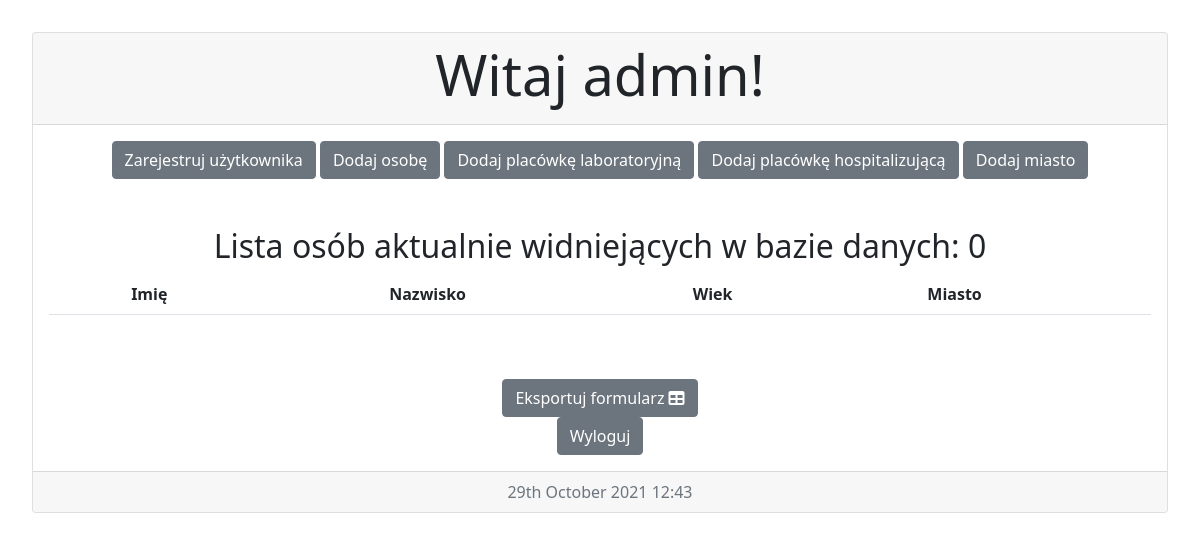
The app's page /covid/main/ (signed in), older data.
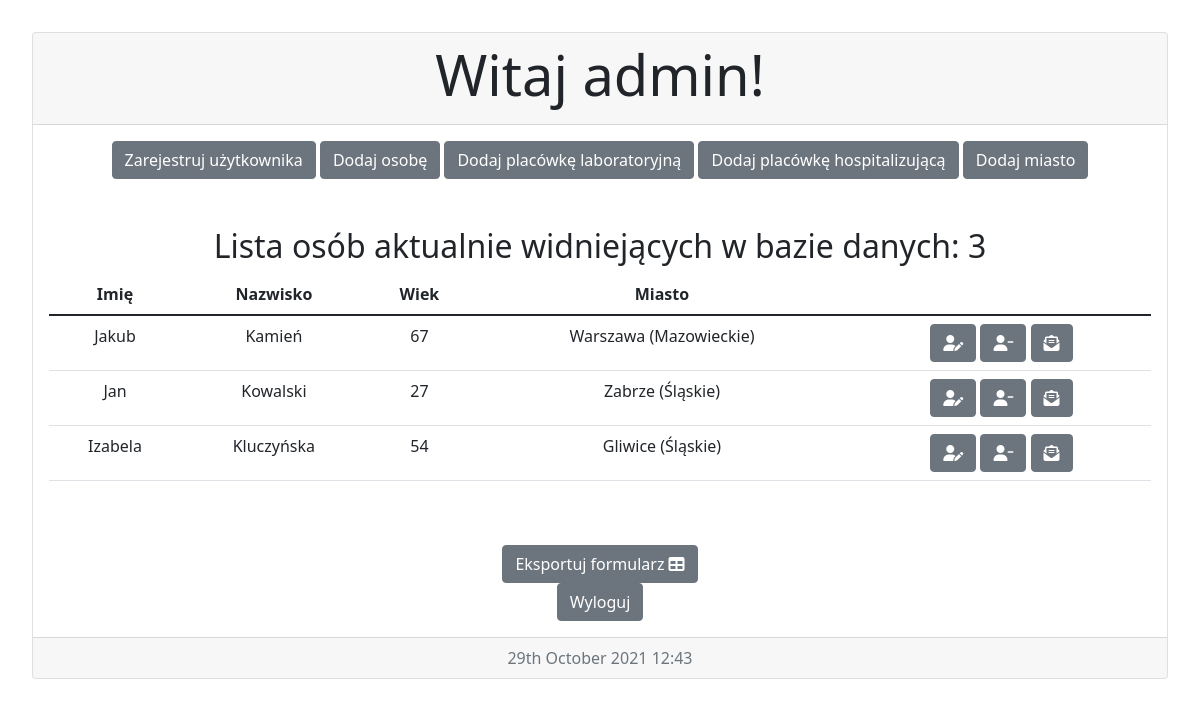
The same page, newer data.
### covid/models.py (models this page shows, shortened)
class Person(models.Model):
    GENDER = {
        (1, 'M'),
        (2, 'K'),
        (3, 'other')
    }
    BINARY = {
        (0, 'Nie'),
        (1, 'Tak')
    }
    name = models.CharField(max_length=32)
    surname = models.CharField(max_length=32)
    gender = models.PositiveSmallIntegerField(choices=GENDER)
    age = models.PositiveSmallIntegerField()
    city = models.ForeignKey(City, on_delete=models.PROTECT, related_name='city')
    telephone_number = PhoneNumberField()
    date_of_received_information = models.DateField(null=True, blank=True)
    date_of_positive_result = models.DateField(null=True, blank=True)
    laboratory_performing_tests = models.ForeignKey(Laboratory, on_delete=models.PROTECT, related_name='laboratory')
    whereabouts = models.ForeignKey(City, on_delete=models.PROTECT, related_name='whereabouts')
    source_of_infection = models.TextField(null=True, blank=True)
    hospitalization = models.PositiveSmallIntegerField(choices=BINARY, default=0)
    hospital = models.ForeignKey(Hospital, on_delete=models.PROTECT, related_name='hospital', null=True, blank=True)
    supervision = models.PositiveSmallIntegerField(choices=BINARY, default=0)
    quarantine = models.PositiveSmallIntegerField(choices=BINARY, default=0)

class City(models.Model):
    name = models.CharField(max_length=32)
    county = models.CharField(max_length=32)
    province = models.CharField(max_length=32)
    def __str__(self):
        return self.name_province()
    def name_province(self):
        return "{} ({})".format(self.name, self.province)

### covid/views.py (the view)
# urls.py: path('main/', main, name='main'),
@login_required
def main(request):
    people = Person.objects.all()
    return render(request, 'main.html', {'people': people})

### templates/main.html (shortened to what this page needs)
{% extends 'pattern.html' %}
{% block page %}
<div class="card text-center">
  <div class="card-header">
    {% if user.is_authenticated %}
      <h2 class="display-4">Witaj {{ user.username }}!</h2>
    {% endif %}
  </div>
  <div class="card-body">
    {% if perms.covid %}
      <a href="{% url 'register' %}" class="btn btn-secondary">Zarejestruj użytkownika </a>  <a href="{% url 'add_person' %}" class="btn btn-secondary">Dodaj osobę</a>  <a href="{% url 'add_laboratory' %}" class="btn btn-secondary">Dodaj placówkę laboratoryjną</a> <a href="{% url 'add_hospital' %}" class="btn btn-secondary">Dodaj placówkę hospitalizującą</a> <a href="{% url 'add_city' %}" class="btn btn-secondary">Dodaj miasto</a> <br>
    {% endif %}
    <br>
    <br>
    <h2>Lista osób aktualnie widniejących w bazie danych: {{ people|length }}</h2>
    <table class="table">
      <thead>
        <tr>
          <th scope="col">Imię</th>
          <th scope="col">Nazwisko</th>
          <th scope="col">Wiek</th>
          <th scope="col">Miasto</th>
          <th scope="col"></th>
        </tr>
      </thead>
      <tbody>
        {% for person in people %}
        <tr>
          <td>{{ person.name }}</td>
          <td>{{ person.surname }}</td>
          <td>{{ person.age }}</td>
          <td>{{ person.city }}</td>
          <td><a href="{% url 'edit_person' person.id %}" class="btn btn-secondary"><i class="fas fa-user-pen"></i></a> <a href="{% url 'delete_person' person.id %}" class="btn btn-secondary"><i class="fas fa-user-minus"></i></a> <button type="button" class="btn btn-secondary"><i class="fas fa-envelope-open-text"></i></button></li></td>
        </tr>
        {% endfor %}
      </tbody>
    </table>
    <br>
    <br>
  <button type="button" class="btn btn-secondary">Eksportuj formularz <i class="fas fa-table"></i></button> <br>
  <a href="{% url 'logout' %}" class="btn btn-secondary">Wyloguj</a>
  </div>
  <div class="card-footer text-muted">
    {% now "jS F Y H:i" %}
  </div>
</div>
{% endblock %}

### templates/pattern.html (shortened to what this page needs)
{% load static %}
<!doctype html>
<html lang="en">
<head>
    <link rel="stylesheet" href="{% static 'global.css' %}">
    <link href="https://cdn.jsdelivr.net/npm/bootstrap@5.1.3/dist/css/bootstrap.min.css" rel="stylesheet"
>
</head>
<body>
    {% block page %} {% endblock %}
</body>
</html>

### static/global.css (style rules this page uses)
body { padding: 2em; }

Row changes from the older to the newer data that the page shows:
added Person: name "Jakub", surname "Kamień", age "67", city "Warszawa (Mazowieckie)"
added Person: name "Jan", surname "Kowalski", age "27", city "Zabrze (Śląskie)"
added Person: name "Izabela", surname "Kluczyńska", age "54", city "Gliwice (Śląskie)"
Text that changed along with them:
{{ people|length }}: "0" → "3"
